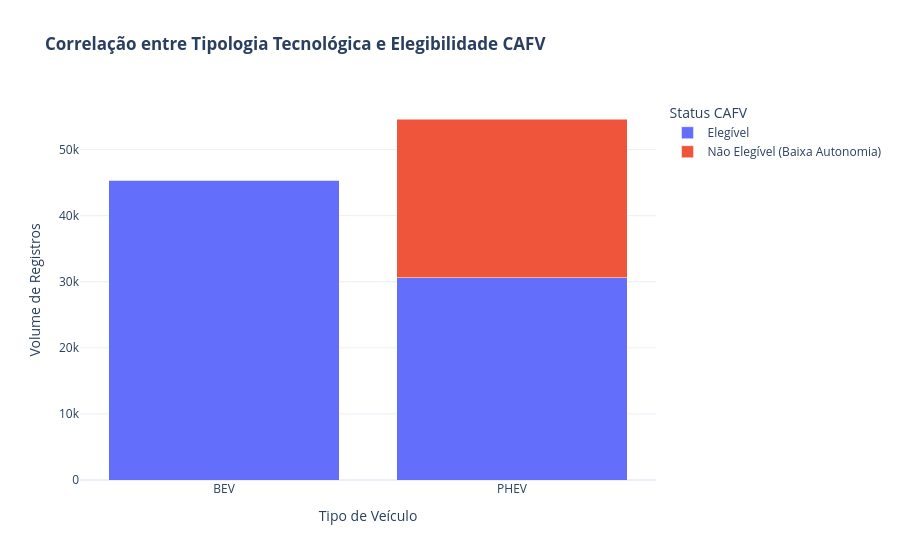

Source (notebook cell):
### Code cell
# Relação entre CAFV

fig = px.bar(df_cafv, 
             x="Electric Vehicle Type", 
             y="Contagem", 
             color="CAFV Status",
             title="<b>Correlação entre Tipologia Tecnológica e Elegibilidade CAFV</b>",
             barmode="stack",
             template="plotly_white")

fig.update_layout(xaxis_title="Tipo de Veículo", yaxis_title="Volume de Registros", legend_title="Status CAFV")

fig.show()

### Figure 1 — Plotly figure (JSON) as saved in the notebook; plotly's stock layout.template omitted (floating-point values rounded to 4 significant figures)
{"data": [{"hovertemplate": "CAFV Status=Elegível<br>Electric Vehicle Type=%{x}<br>Contagem=%{y}<extra></extra>", "legendgroup": "Elegível", "marker": {"color": "#636efa", "pattern": {"shape": ""}}, "name": "Elegível", "orientation": "v", "showlegend": true, "textposition": "auto", "type": "bar", "x": ["BEV", "PHEV"], "xaxis": "x", "y": [45391, 30632], "yaxis": "y"}, {"hovertemplate": "CAFV Status=Não Elegível (Baixa Autonomia)<br>Electric Vehicle Type=%{x}<br>Contagem=%{y}<extra></extra>", "legendgroup": "Não Elegível (Baixa Autonomia)", "marker": {"color": "#EF553B", "pattern": {"shape": ""}}, "name": "Não Elegível (Baixa Autonomia)", "orientation": "v", "showlegend": true, "textposition": "auto", "type": "bar", "x": ["BEV", "PHEV"], "xaxis": "x", "y": [8, 23993], "yaxis": "y"}], "layout": {"barmode": "stack", "legend": {"title": {"text": "Status CAFV"}, "tracegroupgap": 0}, "title": {"text": "<b>Correlação entre Tipologia Tecnológica e Elegibilidade CAFV</b>"}, "xaxis": {"anchor": "y", "domain": [0, 1], "title": {"text": "Tipo de Veículo"}}, "yaxis": {"anchor": "x", "domain": [0, 1], "title": {"text": "Volume de Registros"}}}}
